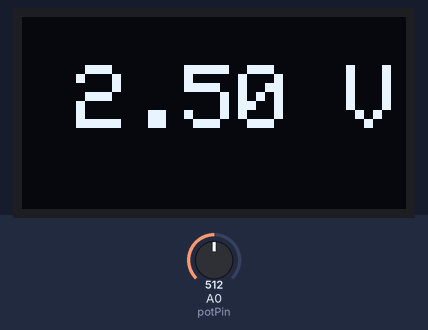
The sketch below on a simulated Arduino Uno, built with avr-gcc and run on an emulated ATmega328P. Parts: 128×64 one-colour display. The inputs (shaded band) are chosen by the test bench; at power-on: A0 (potPin) = 512. The display library's start-up logo is not drawn.

Above: at 2.2 s.
2.3 s: A0 (potPin) set to 716
At 3.4 s:
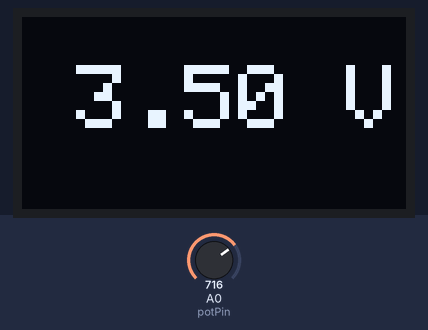
3.8 s: A0 (potPin) set to 900
At 4.5 s:
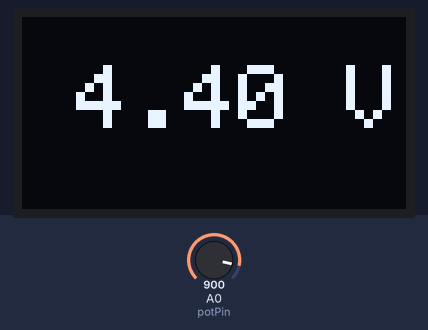
5.3 s: A0 (potPin) set to 1023
At 6.8 s:
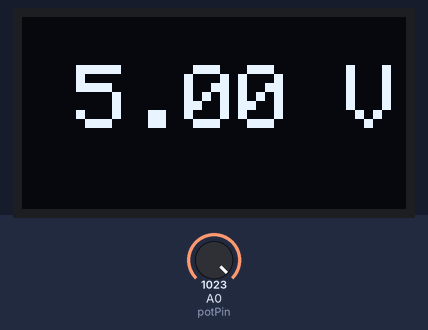
Timing chart, 0 to 8.3 s (numbered marks = the images above; inputs shaded):
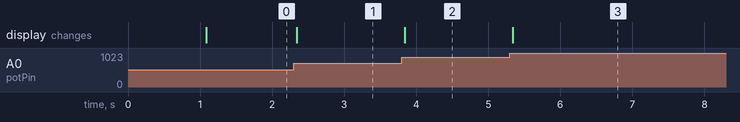

The sketch:

DAC_test.ino
```cpp
/////////////////////////////////////////////////////////////////////
// DAC_test v 0.02
// Brandon Doyle
// 3/27/2024
//
// Trying to get both the AD5310 or DAC8531 working.
//
// I intend to apply this in my contribution to the class project
// for Uwe Konopka's electronics course.
//
// v 0.02
// working so far:
//   - Use a potentiometer to select a voltage between 0 and 5 V
//   - Report the selected voltage to a computer via serial (to be removed?)
//   - Display the selected voltage on an I2C OLED screen
//   - Ask DAC8531 to output selected voltage
// Not working yet:
//   - Want to also be able to use AD5310
//   - Read value from DAC and also display it on the OLED?
//
// Physical setup:
// I'm using an Elegoo Uno R3 with the following pin connections:
// A0 <- potentiometer signal
// A4 -> OLED SDA
// A5 -> OLED SCL
//
// Note: I'm using my knockoff Uno R3 because the provided LGT8F328P
// (purple knockoff nano) isn't supported by the native Serial library.
// But I'm sure someone more dedicated than I am could get it working.
//
/////////////////////////////////////////////////////////////////////

#include <SPI.h>
#include <Wire.h>
#include <Adafruit_GFX.h>
#include <Adafruit_SSD1306.h>

/////////////Begin OLED setup stuff///////////////
#define SCREEN_WIDTH 128 // OLED display width, in pixels
#define SCREEN_HEIGHT 64 // OLED display height, in pixels

// Declaration for an SSD1306 display connected to I2C (SDA, SCL pins)
// The pins for I2C are defined by the Wire-library.
// On an arduino UNO:       A4(SDA), A5(SCL)
// On an arduino MEGA 2560: 20(SDA), 21(SCL)
// On an arduino LEONARDO:   2(SDA),  3(SCL), ...
#define OLED_RESET     -1 // Reset pin # (or -1 if sharing Arduino reset pin)
#define SCREEN_ADDRESS 0x3C ///< See datasheet for Address; 0x3D for 128x64, 0x3C for 128x32
Adafruit_SSD1306 display(SCREEN_WIDTH, SCREEN_HEIGHT, &Wire, OLED_RESET);

//Define a splash screen. This is the Adafruit logo. For the laser project,
//I vote we replace this with a bmp of the Death Star.
#define LOGO_HEIGHT   16
#define LOGO_WIDTH    16
static const unsigned char PROGMEM logo_bmp[] =
{ 0b00000000, 0b11000000,
  0b00000001, 0b11000000,
  0b00000001, 0b11000000,
  0b00000011, 0b11100000,
  0b11110011, 0b11100000,
  0b11111110, 0b11111000,
  0b01111110, 0b11111111,
  0b00110011, 0b10011111,
  0b00011111, 0b11111100,
  0b00001101, 0b01110000,
  0b00011011, 0b10100000,
  0b00111111, 0b11100000,
  0b00111111, 0b11110000,
  0b01111100, 0b11110000,
  0b01110000, 0b01110000,
  0b00000000, 0b00110000 };
/////////////End OLED setup stuff///////////////

/////////////Begin SPI setup stuff///////////////
const uint16_t mode_run   = 0x0000;
const uint16_t mode_kToG  = 0x1000;
const uint16_t mode_MToG  = 0x2000;
const uint16_t mode_three = 0x3000;

uint16_t DAC_mode = mode_run;
int csPin = 10;
/////////////End SPI setup stuff///////////////

int potPin = A0;
uint16_t potVal = 0;
float potToVolt = 5.0/1023; //Conversion from pot value to V
float volt = 0;
char* msg = new char[50];

void setup() {
  // SPI chip select pin should start HIGH:
  pinMode(csPin,OUTPUT);
  digitalWrite(csPin,HIGH);

  //SPI requires begin() and THEN beginTransaction()
  SPI.begin();
  SPI.beginTransaction(SPISettings(30000000, MSBFIRST, SPI_MODE1));

  //Begin Serial for reporting to a computer's serial monitor:
  Serial.begin(9600);

  //Begin I2C communication to the OLED screen:
  // SSD1306_SWITCHCAPVCC = generate display voltage from 3.3V internally
  if(!display.begin(SSD1306_SWITCHCAPVCC, SCREEN_ADDRESS)) {
    Serial.println(F("SSD1306 allocation failed"));
    for(;;); // Don't proceed, loop forever
  }

  // Show splash screen:
  display.display();
  delay(1000); // Pause for 1 second

  // Clear the OLED buffer
  display.clearDisplay();
}

void loop() {
  // Read pot and convert to volts:
  potVal = analogRead(potPin);
  volt = potVal*potToVolt;

  // Make a cstring to report voltage:
  // Annoyingly, sprintf float formatting isn't supported in Arduino,
  // so I have to do it this weird way.
  msg = dtostrf(volt,5,2,msg);
  msg = strcat(msg," V\0");

  // Report via serial connection:
  //Serial.println(msg);

  //Display to OLED screen:
  OLED_show(msg);

  //Update DAC:
  update_DAC(potVal); //potVal is a 10 bit value 0->1023
}

void OLED_show(char* msg){
  display.clearDisplay();

  display.setTextSize(3);             // Double the normal 1:1 pixel scale
  display.setTextColor(SSD1306_WHITE);// Draw white text (monochrome board, but doesn't work without this)
  display.setCursor(0,16);            // In pixels (x,y) from top left corner
                                      // The top 16-ish pixels on my OLED are yellow
                                      // and below that, they're blue.

  display.print(msg);
  display.display();
}

void update_DAC(uint16_t val){
  //AD5310 protocol:
  //uint16_t to_send = val<<2 | DAC_mode;
  //digitalWrite(csPin,LOW);
  //SPI.transfer16(to_send);
  //digitalWrite(csPin,HIGH);

  //DAC8531 protocol:
  uint8_t mode_8bit = DAC_mode >> 12; //Translate mode byte to DAC8531 protocol
  digitalWrite(csPin,LOW);            //Begin communication with Chip Select pin
  SPI.transfer(mode_8bit);            //Transfer 8 bit mode byte
  SPI.transfer16(val<<6);             //Transfer 16 bit value (bit-shifted from 10 bit)
  digitalWrite(csPin,HIGH);           //End communication
}
```

Measured:
- after the input at 2.3 s, the display: changes at once (image 1)
- after the input at 3.8 s, the display: changes at once (image 2)
- after the input at 5.3 s, the display: changes at once (image 3)
